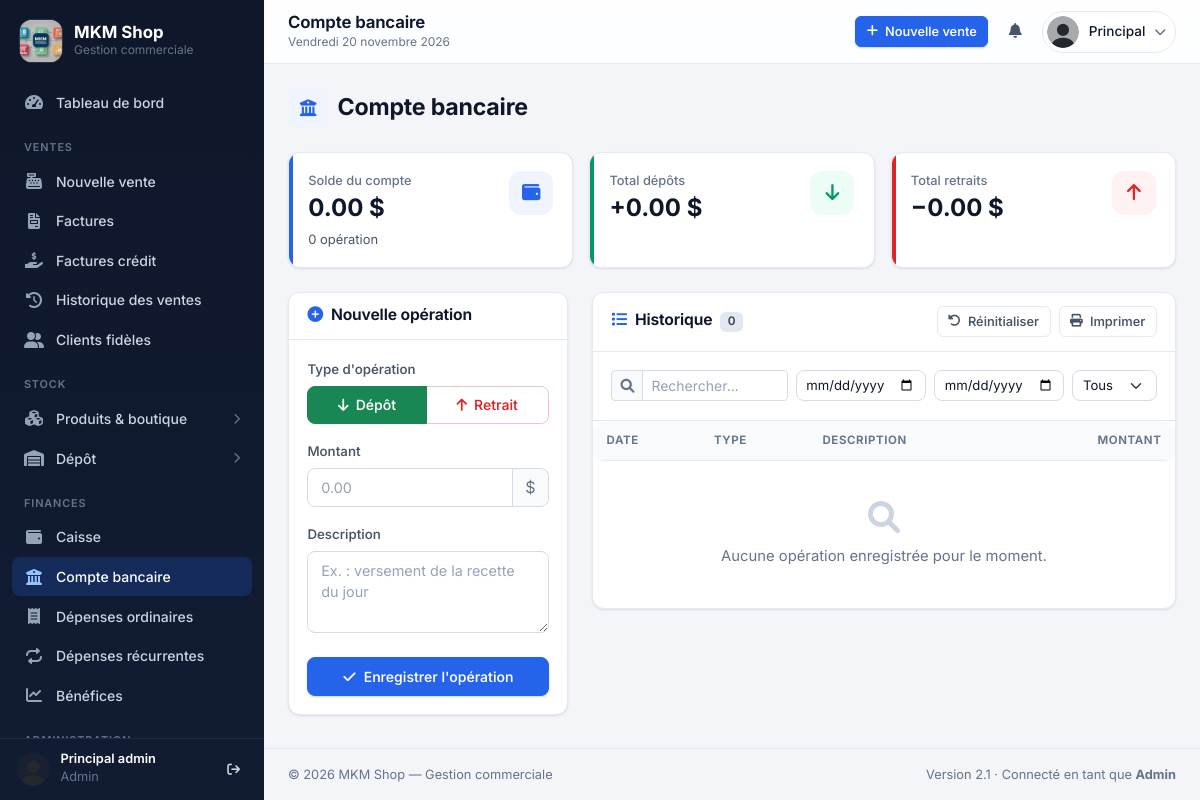
Before: /gestion_compte_bancaire (signed in) with the older database file.
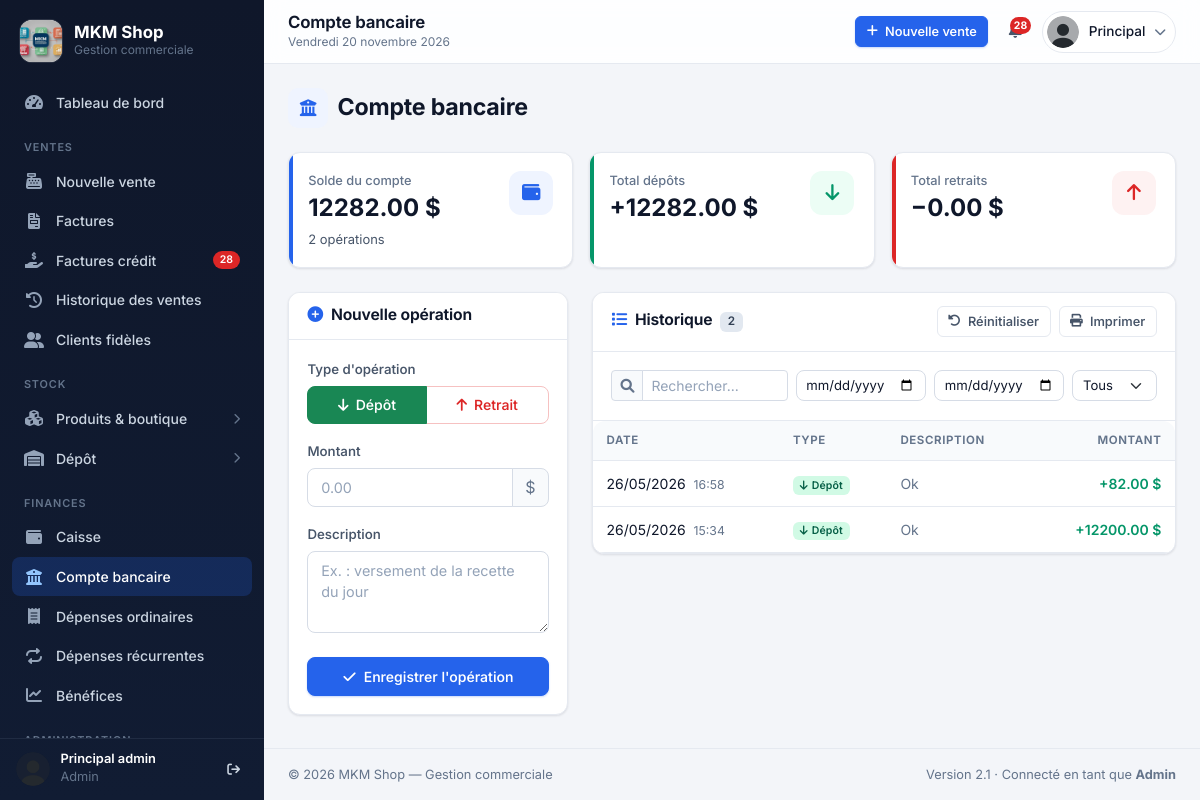
After: the same page with the newer database file.
### app/models.py (models this page shows, shortened)
class CompteBancaire(db.Model):
    __tablename__ = 'compte_bancaire'
    id = db.Column(db.Integer, primary_key=True)
    type_transaction = db.Column(db.String(10), nullable=False)
    montant = db.Column(db.Float, nullable=False)
    description = db.Column(db.String(200))
    date_transaction = db.Column(db.DateTime, nullable=False, default=datetime.now)
    facture_id = db.Column(db.Integer, db.ForeignKey('factures.id'), nullable=True)

### app/routes.py (the view, shortened to what this page needs)
@bp.route('/gestion_compte_bancaire', methods=['GET', 'POST'])
@login_required
@permission_required('gestion_banque')
def gestion_compte_bancaire():
    transactions = CompteBancaire.query.order_by(CompteBancaire.date_transaction.desc()).all()
    solde = sum(t.montant if t.type_transaction == 'depot' else -t.montant for t in transactions)
    return render_template('gestion_compte_bancaire.html', transactions=transactions, solde=solde)

### app/models.py (called while the page is built)
    def is_admin(self):
        return self.role == 'admin'

    def has_permission(self, permission):
        if self.is_admin():
            return True
        if not self.permissions:
            return False
        if permission in self.permissions:
            return True
        return any(alias in self.permissions for alias in self.PERMISSION_ALIASES.get(permission, ()))

### app/routes.py (called while the page is built)
def peut_voir_couts(user):
    return bool(user and user.is_authenticated and user.has_permission('voir_benefice'))

def permission_required(permission):
    def decorator(f):
        @wraps(f)
        def decorated_function(*args, **kwargs):
            if not current_user.has_permission(permission):
                flash("Accès refusé. Vous n'avez pas les permissions nécessaires.", 'danger')
                return redirect(url_for('routes.index'))
            return f(*args, **kwargs)
        return decorated_function
    return decorator

@login_manager.user_loader
def load_user(user_id):
    return User.query.get(int(user_id))

### app/templates/gestion_compte_bancaire.html (shortened to what this page needs)
{% extends "layout.html" %}
{% block content %}
    {% set t_titre = "Compte bancaire" %}
    {% set t_icone = "fa-university" %}
    {% set t_action = url_for('routes.gestion_compte_bancaire') %}
    {% set t_libelle_solde = "Solde du compte" %}
    {% set t_type_entree, t_label_entree = "depot", "Dépôt" %}
    {% set t_type_sortie, t_label_sortie = "retrait", "Retrait" %}
    {% set t_titre_impression = "Historique des opérations bancaires" %}
    {% include "partials/tresorerie.html" %}
{% endblock %}

### app/templates/layout.html (shortened to what the changed rows need)
<!DOCTYPE html>
<html lang="fr">
<head>
    <link href="{{ url_for('static', filename='css/bootstrap.min.css') }}" rel="stylesheet">
    <link href="{{ url_for('static', filename='css/all.min.css') }}" rel="stylesheet">
    <link href="{{ url_for('static', filename='css/style.css') }}" rel="stylesheet">
</head>
<body>
    {% set ep = request.endpoint or '' %}
    {% set photo_profil = url_for('static', filename=current_user.photo if current_user.is_authenticated and current_user.photo else 'uploads/default.png') %}
    {% macro nav_item(endpoint, href, icon, label, badge=None) -%}
        <a href="{{ href }}" class="nav-link {% if request.endpoint == endpoint %}active{% endif %}">
            <i class="fas {{ icon }}"></i><span>{{ label }}</span>
            {% if badge %}<span class="badge bg-danger rounded-pill">{{ badge }}</span>{% endif %}
        </a>
    {%- endmacro %}
    <aside class="sidebar" id="sidebar" aria-label="Navigation principale">
        <nav class="sidebar-nav">
            {% if current_user.is_authenticated %}
                {% if current_user.has_permission('gestion_ventes') or current_user.has_permission('voir_historique_vente') %}
                    {% if current_user.has_permission('voir_historique_vente') %}
                        {{ nav_item('routes.factures_credit', '/factures_credit', 'fa-hand-holding-dollar', 'Factures crédit', factures_credit_count if factures_credit_count > 0 else None) }}
                    {% endif %}
                {% endif %}
                {% set voir_stock = current_user.has_permission('gestion_produits') or current_user.has_permission('voir_stock_boutique') or current_user.has_permission('voir_stock_globale') %}
                {% set voir_depot = current_user.has_permission('gestion_depot') or current_user.has_permission('voir_stock_depot') %}
            {% endif %}
        </nav>
    </aside>
    <div class="content">
        <header class="topbar">
            <div class="page-title">
                <h1 id="topbar-title" data-fallback="{{ self.title()|replace(' - MKM Shop', '')|trim }}">{% block page_title %}{% endblock %}</h1>
            </div>
            <div class="topbar-actions">
                {% if current_user.is_authenticated %}
                    {% if current_user.has_permission('voir_historique_vente') %}
                        <a href="/factures_credit" class="icon-btn" title="Factures en crédit" aria-label="Factures en crédit">
                            <i class="fas fa-bell"></i>
                            {% if factures_credit_count > 0 %}<span class="dot">{{ factures_credit_count }}</span>{% endif %}
                        </a>
                    {% endif %}
                {% else %}
                    <a href="/login" class="btn btn-primary btn-sm"><i class="fas fa-right-to-bracket me-1"></i> Connexion</a>
                {% endif %}
            </div>
        </header>
        <main class="main-content content-ajax">
            {% block content %}{% endblock %}
        </main>
    </div>
</body>
</html>

### app/templates/partials/tresorerie.html (shortened to what the changed rows need)
{% set total_entrees = transactions|selectattr('type_transaction', 'equalto', t_type_entree)|sum(attribute='montant') %}
<div class="d-flex flex-wrap justify-content-between align-items-center gap-2 mb-4">
    <h2 class="mb-0"><i class="fas {{ t_icone }}"></i> {{ t_titre }}</h2>
</div>
<div class="row g-3 mb-4">
    <div class="col-12 col-md-4">
        <div class="card kpi {{ 'kpi-6' if solde < 0 else 'kpi-1' }} h-100">
            <div class="card-body">
                <i class="fas fa-wallet"></i>
                <small>{{ t_libelle_solde }}</small>
                <div class="kpi-value">{{ "%.2f"|format(solde) }} $</div>
                <div class="small mt-1">{{ transactions|length }} opération{{ 's' if transactions|length > 1 }}</div>
            </div>
        </div>
    </div>
    <div class="col-6 col-md-4">
        <div class="card kpi kpi-4 h-100">
            <div class="card-body">
                <i class="fas fa-arrow-down"></i>
                <small>Total {{ t_label_entree|lower }}s</small>
                <div class="kpi-value text-success">+{{ "%.2f"|format(total_entrees) }} $</div>
            </div>
        </div>
    </div>
</div>
<div class="row g-4">
    <div class="col-12 col-lg-8">
        <div class="card">
            <div class="card-header d-flex flex-wrap justify-content-between align-items-center gap-2">
                <h5><i class="fas fa-list me-2"></i>Historique <span class="badge bg-secondary ms-1" id="compteurLignes">{{ transactions|length }}</span></h5>
                <div class="d-flex gap-2">
                </div>
            </div>
            <div class="card-body border-bottom">
                <div class="row g-2">
                </div>
            </div>
            <div class="table-responsive">
                <table class="table table-hover">
                    <thead>
                        <tr>
                            <th>Date</th>
                            <th>Type</th>
                            <th>Description</th>
                            <th class="text-end">Montant</th>
                        </tr>
                    </thead>
                    <tbody id="transactionTableBody">
                        {% for transaction in transactions %}
                        {% set est_entree = transaction.type_transaction == t_type_entree %}
                        <tr data-type="{{ transaction.type_transaction }}" data-date="{{ transaction.date_transaction.strftime('%Y-%m-%d') }}">
                            <td class="text-nowrap">
                                {{ transaction.date_transaction.strftime('%d/%m/%Y') }}
                                <span class="text-muted small ms-1">{{ transaction.date_transaction.strftime('%H:%M') }}</span>
                            </td>
                            <td>
                                {% if est_entree %}
                                    <span class="badge bg-success"><i class="fas fa-arrow-down me-1"></i>{{ t_label_entree }}</span>
                                {% else %}
                                    <span class="badge bg-danger"><i class="fas fa-arrow-up me-1"></i>{{ t_label_sortie }}</span>
                                {% endif %}
                            </td>
                            <td class="text-muted">{{ transaction.description or '—' }}</td>
                            <td class="text-end fw-semibold text-nowrap {{ 'text-success' if est_entree else 'text-danger' }}">
                                {{ '+' if est_entree else '−' }}{{ "%.2f"|format(transaction.montant) }} $
                            </td>
                        </tr>
                        {% endfor %}
                    </tbody>
                </table>
            </div>
            <div id="noResults" class="empty-state" {% if transactions %}style="display: none;"{% endif %}>
                <i class="fas fa-magnifying-glass d-block"></i>
                {% if transactions %}Aucune opération ne correspond à vos filtres.{% else %}Aucune opération enregistrée pour le moment.{% endif %}
            </div>
        </div>
    </div>
</div>

Changed rows visible on the page:
added CompteBancaire: t_label_entree "Dépôt", value "+", montant "82.00"
added CompteBancaire: t_label_entree "Dépôt", value "+", montant "12200.00"
Other visible differences:
{{ badge }}: (not shown) → "28"
{{ factures_credit_count }}: (not shown) → "28"
{{ "%.2f"|format(solde) }}: "0.00" → "12282.00"
{{ transactions|length }}: "0" → "2"
{{ 's' if transactions|length > 1 }}: (not shown) → "s"
{{ "%.2f"|format(total_entrees) }}: "0.00" → "12282.00"
text no longer shown: "Aucune opération enregistrée pour le moment."
